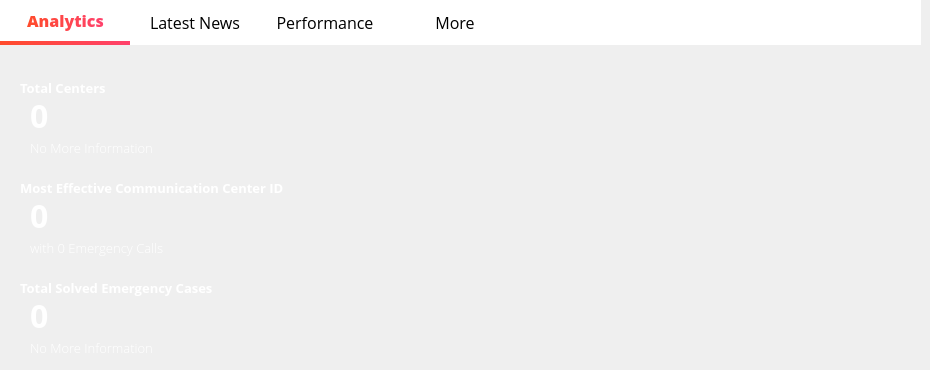
      <widget class="QWidget" name="Analytics">
       <property name="styleSheet">
        <string notr="true">
QLabel{
color: rgb(255, 255, 255);
background-color: transparent;
}
</string>
       </property>
       <widget class="QLabel" name="label_34">
        <property name="geometry">
         <rect>
          <x>20</x>
          <y>80</y>
          <width>101</width>
          <height>16</height>
         </rect>
        </property>
        <property name="font">
         <font>
          <family>Open Sans</family>
          <pointsize>10</pointsize>
          <weight>75</weight>
          <bold>true</bold>
         </font>
        </property>
        <property name="styleSheet">
         <string notr="true"/>
        </property>
        <property name="text">
         <string>Total Centers</string>
        </property>
       </widget>
       <widget class="QLabel" name="label_35">
        <property name="geometry">
         <rect>
          <x>30</x>
          <y>100</y>
          <width>111</width>
          <height>31</height>
         </rect>
        </property>
        <property name="font">
         <font>
          <family>Open Sans</family>
          <pointsize>24</pointsize>
          <weight>75</weight>
          <bold>true</bold>
         </font>
        </property>
        <property name="styleSheet">
         <string notr="true"/>
        </property>
        <property name="text">
         <string>0</string>
        </property>
       </widget>
       <widget class="QLabel" name="label_38">
        <property name="geometry">
         <rect>
          <x>30</x>
          <y>140</y>
          <width>141</width>
          <height>16</height>
         </rect>
        </property>
        <property name="font">
         <font>
          <family>Open Sans Light</family>
          <pointsize>10</pointsize>
          <weight>50</weight>
          <bold>false</bold>
         </font>
        </property>
        <property name="styleSheet">
         <string notr="true">color: rgb(255, 255, 255);</string>
        </property>
        <property name="text">
         <string>No More Information</string>
        </property>
       </widget>
       <widget class="QLabel" name="label_39">
        <property name="geometry">
         <rect>
          <x>20</x>
          <y>180</y>
          <width>281</width>
          <height>16</height>
         </rect>
        </property>
        <property name="font">
         <font>
          <family>Open Sans</family>
          <pointsize>10</pointsize>
          <weight>75</weight>
          <bold>true</bold>
         </font>
        </property>
        <property name="styleSheet">
         <string notr="true">color: rgb(255, 255, 255);</string>
        </property>
        <property name="text">
         <string>Most Effective Communication Center ID</string>
        </property>
       </widget>
       <widget class="QLabel" name="label_43">
        <property name="geometry">
         <rect>
          <x>30</x>
          <y>200</y>
          <width>111</width>
          <height>31</height>
         </rect>
        </property>
        <property name="font">
         <font>
          <family>Open Sans</family>
          <pointsize>24</pointsize>
          <weight>75</weight>
          <bold>true</bold>
         </font>
        </property>
        <property name="styleSheet">
         <string notr="true">color: rgb(255, 255, 255);</string>
        </property>
        <property name="text">
         <string>0</string>
        </property>
       </widget>
       <widget class="QLabel" name="label_44">
        <property name="geometry">
         <rect>
          <x>20</x>
          <y>280</y>
          <width>211</width>
          <height>16</height>
         </rect>
        </property>
        <property name="font">
         <font>
          <family>Open Sans</family>
          <pointsize>10</pointsize>
          <weight>75</weight>
          <bold>true</bold>
         </font>
        </property>
        <property name="styleSheet">
         <string notr="true">color: rgb(255, 255, 255);</string>
        </property>
        <property name="text">
         <string>Total Solved Emergency Cases</string>
        </property>
       </widget>
       <widget class="QLabel" name="label_48">
        <property name="geometry">
         <rect>
          <x>30</x>
          <y>300</y>
          <width>111</width>
          <height>31</height>
         </rect>
        </property>
        <property name="font">
         <font>
          <family>Open Sans</family>
          <pointsize>24</pointsize>
          <weight>75</weight>
          <bold>true</bold>
         </font>
        </property>
        <property name="styleSheet">
         <string notr="true">color: rgb(255, 255, 255);</string>
        </property>
        <property name="text">
         <string>0</string>
        </property>
       </widget>
       <widget class="QWidget" name="widget_3" native="true">
        <property name="geometry">
         <rect>
          <x>0</x>
          <y>0</y>
          <width>921</width>
          <height>45</height>
         </rect>
        </property>
        <property name="styleSheet">
         <string notr="true">QWidget{
background-color: rgb(255, 255, 255);
}
QPushButton {
    border: none;
    padding: 5px 10px;
    font-size: 16px;
    font-weight: normal;
    color: black;
}

QPushButton:checked {
    border-bottom: 4px solid qlineargradient(x1:0, y1:0, x2:1, y2:0, stop:0 #FF4B2B, stop:1 #FF416C);
    border-right: none;
    border-top: none;
    color: qlineargradient(x1:0, y1:0, x2:1, y2:0, stop:0 #FF4B2B, stop:1 #FF416C);
    font-weight: 700;
}

QPushButton:hover {
    background-color: qlineargradient(x1:0, y1:0, x2:1, y2:0, stop:0 #f2f2f2, stop:1 #e6e6e6);
}</string>
        </property>
        <widget class="QPushButton" name="pushButton_27">
         <property name="enabled">
          <bool>false</bool>
         </property>
         <property name="geometry">
          <rect>
           <x>0</x>
           <y>0</y>
           <width>131</width>
           <height>45</height>
          </rect>
         </property>
         <property name="font">
          <font>
           <family>Open Sans</family>
           <pointsize>-1</pointsize>
           <weight>50</weight>
           <bold>false</bold>
          </font>
         </property>
         <property name="cursor">
          <cursorShape>ArrowCursor</cursorShape>
         </property>
         <property name="styleSheet">
          <string notr="true"/>
         </property>
         <property name="text">
          <string>Analytics</string>
         </property>
         <property name="checkable">
          <bool>true</bool>
         </property>
         <property name="checked">
          <bool>true</bool>
         </property>
        </widget>
        <widget class="QPushButton" name="pushButton_28">
         <property name="geometry">
          <rect>
           <x>130</x>
           <y>0</y>
           <width>130</width>
           <height>45</height>
          </rect>
         </property>
         <property name="font">
          <font>
           <family>Open Sans</family>
           <pointsize>-1</pointsize>
           <weight>50</weight>
           <bold>false</bold>
          </font>
         </property>
         <property name="cursor">
          <cursorShape>PointingHandCursor</cursorShape>
         </property>
         <property name="styleSheet">
          <string notr="true"/>
         </property>
         <property name="text">
          <string>Latest News</string>
         </property>
         <property name="checkable">
          <bool>false</bool>
         </property>
        </widget>
        <widget class="QPushButton" name="pushButton_29">
         <property name="geometry">
          <rect>
           <x>260</x>
           <y>0</y>
           <width>130</width>
           <height>45</height>
          </rect>
         </property>
         <property name="font">
          <font>
           <family>Open Sans</family>
           <pointsize>-1</pointsize>
           <weight>50</weight>
           <bold>false</bold>
          </font>
         </property>
         <property name="cursor">
          <cursorShape>PointingHandCursor</cursorShape>
         </property>
         <property name="styleSheet">
          <string notr="true"/>
         </property>
         <property name="text">
          <string>Performance</string>
         </property>
        </widget>
        <widget class="QPushButton" name="pushButton_30">
         <property name="geometry">
          <rect>
           <x>390</x>
           <y>0</y>
           <width>130</width>
           <height>45</height>
          </rect>
         </property>
         <property name="font">
          <font>
           <family>Open Sans</family>
           <pointsize>-1</pointsize>
           <weight>50</weight>
           <bold>false</bold>
          </font>
         </property>
         <property name="cursor">
          <cursorShape>PointingHandCursor</cursorShape>
         </property>
         <property name="styleSheet">
          <string notr="true"/>
         </property>
         <property name="text">
          <string>More</string>
         </property>
        </widget>
       </widget>
       <widget class="QWidget" name="widget_52" native="true">
        <property name="geometry">
         <rect>
          <x>409</x>
          <y>60</y>
          <width>481</width>
          <height>301</height>
         </rect>
        </property>
       </widget>
       <widget class="QLabel" name="label_40">
        <property name="geometry">
         <rect>
          <x>30</x>
          <y>240</y>
          <width>141</width>
          <height>16</height>
         </rect>
        </property>
        <property name="font">
         <font>
          <family>Open Sans Light</family>
          <pointsize>10</pointsize>
          <weight>50</weight>
          <bold>false</bold>
         </font>
        </property>
        <property name="styleSheet">
         <string notr="true">color: rgb(255, 255, 255);</string>
        </property>
        <property name="text">
         <string>with 0 Emergency Calls</string>
        </property>
       </widget>
       <widget class="QLabel" name="label_41">
        <property name="geometry">
         <rect>
          <x>30</x>
          <y>340</y>
          <width>141</width>
          <height>16</height>
         </rect>
        </property>
        <property name="font">
         <font>
          <family>Open Sans Light</family>
          <pointsize>10</pointsize>
          <weight>50</weight>
          <bold>false</bold>
         </font>
        </property>
        <property name="styleSheet">
         <string notr="true">color: rgb(255, 255, 255);</string>
        </property>
        <property name="text">
         <string>No More Information</string>
        </property>
       </widget>
      </widget>
